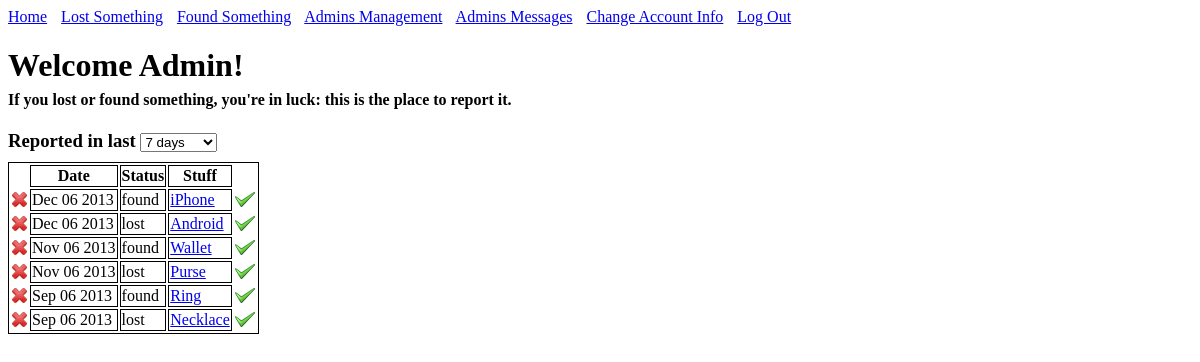
Screenshot of /adminHome.php with the database file from the repository.
### tables this page shows
CREATE TABLE IF NOT EXISTS stuff(
	id INT AUTO_INCREMENT,
	location_id INT,
	name TEXT NOT NULL,
	description TEXT NOT NULL,
	create_date DATETIME NOT NULL,
	update_date TIMESTAMP NOT NULL,
	room TEXT,
	owner TEXT,
	email TEXT,
	phone TEXT,
	finder TEXT,
	status SET('found', 'lost', 'claimed') NOT NULL,
	PRIMARY KEY(id),
	FOREIGN KEY(location_id)
		REFERENCES locations(id)
);

### adminHome.php (the view, shortened to what this page needs)
<!DOCTYPE html>
<html>
<head>
</head>
<body>
<a href='./adminHome.php' style='margin-right:10px'>Home</a>
<a href='./lost.php' style='margin-right:10px'>Lost Something</a>
<a href='./found.php' style='margin-right:10px'>Found Something</a>
<a href='./adminManagement.php' style='margin-right:10px'>Admins Management</a>
<a href='./adminMessages.php' style='margin-right:10px'>Admins Messages</a>
<a href='./accountChanges.php' style='margin-right:10px'>Change Account Info</a>
<a href='./limbo.php' >Log Out</a>
<h1>Welcome Admin!</h1>
<h4 style='margin-top:-15px'>If you lost or found something, you're in luck: this is the place to report it.</h4>
<h3 style='display:inline'>Reported in last </h3>
<select style='margin-bottom:10px'>
<option value='week'>7 days</option>
</select>
<?php
require( 'includes/connect_db.php' ) ;
$query = 'SELECT id, create_date, status, name FROM stuff ORDER BY create_date DESC' ;
$results = mysqli_query($dbc, $query) ;
if( $results )
{
  echo '<TABLE class="list">';
  echo '<TR>';
  echo '<TH class="none"></TH>' ;
  echo '<TH>Date</TH>';
  echo '<TH>Status</TH>';
  echo '<TH>Stuff</TH>';
  echo '<TH class="none"></TH>';
  echo '</TR>';
  while ( $row = mysqli_fetch_array( $results , MYSQLI_ASSOC ) )
  {
	$alink = '<A HREF=iteminfo.php?itemname=' . $row['name'] . '>' . $row['name'] . '</A>' ;
	$id = $row['id'] ;
    echo '<TR>' ;
	echo '<TD class = "none"> <form action="adminHome.php" method="POST"> <input type="hidden" name="remove" value = "' . $id . '"> <input type="submit" value = "" class = "redButton"> </form> </TD>' ;
    echo '<TD>' . date("M d Y", strtotime($row['create_date'])) . '</TD>' ;
    echo '<TD>' . $row['status'] . '</TD>' ;
    echo '<TD ALIGN=left>' . $alink . '</TD>' ;
	echo '<TD ALIGN=left class = "none"> <form action="adminHome.php" method="POST"> <input type="hidden" name="claimed" value = "' . $id . '"> <input type="submit" value = "" class = "greenCheck"> </form> </TD>' ;
	echo '</TR>' ;
  }
  echo '</TABLE>';
}
else
{
  echo '<p>' . mysqli_error( $dbc ) . '</p>'  ;
}
?>
</body>
</html>

### adminHome.php (style rules this page uses)
.redButton { background:url(/images/redbutton.PNG) no-repeat; cursor:pointer; width: 15px; height: 15px; border: none; }
.greenCheck { background:url(/images/greencheck.PNG) no-repeat; cursor:pointer; width: 20px; height: 15px; border: none; }
.list { BORDER: solid 1px black; }
.list td { BORDER: solid 1px black; }
.list td.none { border-style: none; }
.list th { BORDER: solid 1px black; }
.list th.none { border-style: none; }

### rows the page displays
stuff: create_date "Dec 06 2013", status "found", name "iPhone"
stuff: create_date "Dec 06 2013", status "lost", name "Android"
stuff: create_date "Nov 06 2013", status "found", name "Wallet"
stuff: create_date "Nov 06 2013", status "lost", name "Purse"
stuff: create_date "Sep 06 2013", status "found", name "Ring"
stuff: create_date "Sep 06 2013", status "lost", name "Necklace"
